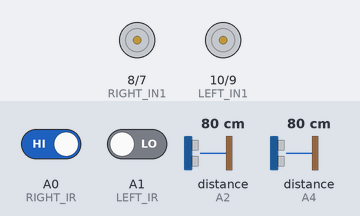
A sketch run on a simulated Arduino Uno, built with avr-gcc and run on an emulated ATmega328P. Shown: motor-driver pin pairs drawn as motors (green arrow = first pin HIGH = forward, orange = second pin HIGH = backward, longer = more drive, scaled by the enable pin). Wiring (inferred from the names in the program): 2 × ultrasonic range finder: trigger A3, echo A2 / trigger A5, echo A4. Inputs (shaded band) come from the test bench; at power-on: distance to the obstacle (sensors on A2, A4) 80 cm, A1 (LEFT_IR) LOW, A0 (RIGHT_IR) HIGH. The echo pulse lasts 58.3 µs per cm.

Above: at 1.2 s.
1.3 s: distance to the obstacle (sensor on A2) set to 23 cm
2.8 s: distance to the obstacle (sensor on A2) set to 19 cm
At 4.5 s:
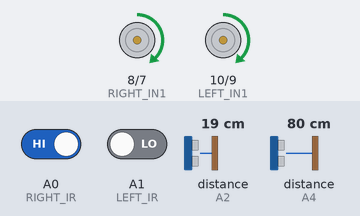
5.8 s: A1 (LEFT_IR) driven HIGH
At 7.35 s:
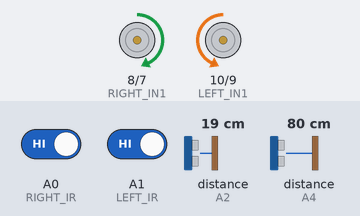
8.8 s: A1 (LEFT_IR) driven LOW
At 10.03 s:
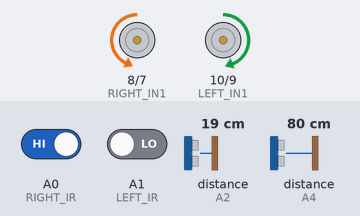
Timing chart, 0 to 12.8 s (numbered marks = the images above; inputs shaded):
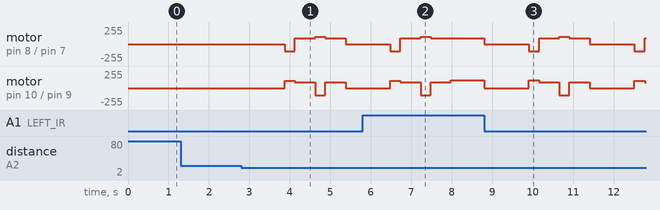

The sketch:

task2.ino
```cpp
// Written by Baris

// -------- Ultrasonic Sensors --------
#define RIGHT_TRIG A5
#define RIGHT_ECHO A4
#define LEFT_ECHO A2
#define LEFT_TRIG A3

// -------- IR Line Sensors --------
#define RIGHT_IR A0
#define LEFT_IR A1

// -------- L293D Motor Driver --------
#define RIGHT_EN1 5
#define RIGHT_IN1 8
#define RIGHT_IN2 7

#define LEFT_EN1 6
#define LEFT_IN1 10
#define LEFT_IN2 9

// -------- Settings --------
#define BLACK LOW
#define WHITE HIGH

int motorSpeed = 90;
int turnSpeed = 110;

int arcFast = 115;
int arcSlow = 85;

int obstacleLimit = 20; // cm

unsigned long lastUltrasonicCheck = 0;
const unsigned long ultrasonicInterval = 120;

long leftDistance = 999;
long rightDistance = 999;

void setup() {
  pinMode(RIGHT_TRIG, OUTPUT);
  pinMode(RIGHT_ECHO, INPUT);
  pinMode(LEFT_TRIG, OUTPUT);
  pinMode(LEFT_ECHO, INPUT);

  pinMode(RIGHT_IR, INPUT);
  pinMode(LEFT_IR, INPUT);

  pinMode(RIGHT_EN1, OUTPUT);
  pinMode(RIGHT_IN1, OUTPUT);
  pinMode(RIGHT_IN2, OUTPUT);

  pinMode(LEFT_EN1, OUTPUT);
  pinMode(LEFT_IN1, OUTPUT);
  pinMode(LEFT_IN2, OUTPUT);

  Serial.begin(9600);
}

void loop() {
  updateUltrasonic();

  if (leftDistance < obstacleLimit || rightDistance < obstacleLimit) {
    stopMotors();
    delay(1000);

    if (leftDistance > rightDistance) {
      goAroundLeft();
    } else {
      goAroundRight();
    }
  } else {
    followLine();
  }
}

void followLine() {
  int leftIR = digitalRead(LEFT_IR);
  int rightIR = digitalRead(RIGHT_IR);

  if (leftIR == WHITE && rightIR == WHITE) {
    forward();
  }
  else if (leftIR == WHITE && rightIR == BLACK) {
    smallTurnLeft();
  }
  else if (leftIR == BLACK && rightIR == WHITE) {
    smallTurnRight();
  }
  else {
    forward();
  }
}

void goAroundLeft() {
  turnLeftInPlace();
  delay(250);

  forward();
  delay(500);

  turnRightInPlace();
  delay(250);

  forward();
  delay(500);

  // Counter direction: search right to get back to the line
  searchLineRight();
}

void goAroundRight() {
  turnRightInPlace();
  delay(250);

  forward();
  delay(500);

  turnLeftInPlace();
  delay(250);

  forward();
  delay(500);

  // Counter direction: search left to get back to the line
  searchLineLeft();
}

void searchLineRight() {
  unsigned long startTime = millis();

  while (millis() - startTime < 6000) {
    int leftIR = digitalRead(LEFT_IR);
    int rightIR = digitalRead(RIGHT_IR);

    if (leftIR == BLACK || rightIR == BLACK) {
      stopMotors();
      delay(100);
      return;
    }

    // Arc right
    digitalWrite(RIGHT_IN1, HIGH);
    digitalWrite(RIGHT_IN2, LOW);
    digitalWrite(LEFT_IN1, HIGH);
    digitalWrite(LEFT_IN2, LOW);

    analogWrite(RIGHT_EN1, arcSlow);
    analogWrite(LEFT_EN1, arcFast);
  }

  stopMotors();
}

void searchLineLeft() {
  unsigned long startTime = millis();

  while (millis() - startTime < 6000) {
    int leftIR = digitalRead(LEFT_IR);
    int rightIR = digitalRead(RIGHT_IR);

    if (leftIR == BLACK || rightIR == BLACK) {
      stopMotors();
      delay(100);
      return;
    }

    // Arc left
    digitalWrite(RIGHT_IN1, HIGH);
    digitalWrite(RIGHT_IN2, LOW);
    digitalWrite(LEFT_IN1, HIGH);
    digitalWrite(LEFT_IN2, LOW);

    analogWrite(RIGHT_EN1, arcFast);
    analogWrite(LEFT_EN1, arcSlow);
  }

  stopMotors();
}

void updateUltrasonic() {
  if (millis() - lastUltrasonicCheck >= ultrasonicInterval) {
    lastUltrasonicCheck = millis();

    leftDistance = getDistance(LEFT_TRIG, LEFT_ECHO);
    rightDistance = getDistance(RIGHT_TRIG, RIGHT_ECHO);
  }
}

long getDistance(int trigPin, int echoPin) {
  digitalWrite(trigPin, LOW);
  delayMicroseconds(2);

  digitalWrite(trigPin, HIGH);
  delayMicroseconds(10);
  digitalWrite(trigPin, LOW);

  long duration = pulseIn(echoPin, HIGH, 5000);

  if (duration == 0) {
    return 999;
  }

  return duration * 0.034 / 2;
}

void forward() {
  digitalWrite(RIGHT_IN1, HIGH);
  digitalWrite(RIGHT_IN2, LOW);
  digitalWrite(LEFT_IN1, HIGH);
  digitalWrite(LEFT_IN2, LOW);

  analogWrite(RIGHT_EN1, motorSpeed);
  analogWrite(LEFT_EN1, motorSpeed);
}

void smallTurnLeft() {
  digitalWrite(RIGHT_IN1, HIGH);
  digitalWrite(RIGHT_IN2, LOW);
  digitalWrite(LEFT_IN1, LOW);
  digitalWrite(LEFT_IN2, LOW);

  analogWrite(RIGHT_EN1, turnSpeed);
  analogWrite(LEFT_EN1, 0);

  delay(10);
}

void smallTurnRight() {
  digitalWrite(RIGHT_IN1, LOW);
  digitalWrite(RIGHT_IN2, LOW);
  digitalWrite(LEFT_IN1, HIGH);
  digitalWrite(LEFT_IN2, LOW);

  analogWrite(RIGHT_EN1, 0);
  analogWrite(LEFT_EN1, turnSpeed);

  delay(10);
}

void turnLeftInPlace() {
  digitalWrite(RIGHT_IN1, HIGH);
  digitalWrite(RIGHT_IN2, LOW);
  digitalWrite(LEFT_IN1, LOW);
  digitalWrite(LEFT_IN2, HIGH);

  analogWrite(RIGHT_EN1, turnSpeed);
  analogWrite(LEFT_EN1, turnSpeed);
}

void turnRightInPlace() {
  digitalWrite(RIGHT_IN1, LOW);
  digitalWrite(RIGHT_IN2, HIGH);
  digitalWrite(LEFT_IN1, HIGH);
  digitalWrite(LEFT_IN2, LOW);

  analogWrite(RIGHT_EN1, turnSpeed);
  analogWrite(LEFT_EN1, turnSpeed);
}

void stopMotors() {
  analogWrite(RIGHT_EN1, 0);
  analogWrite(LEFT_EN1, 0);

  digitalWrite(RIGHT_IN1, LOW);
  digitalWrite(RIGHT_IN2, LOW);
  digitalWrite(LEFT_IN1, LOW);
  digitalWrite(LEFT_IN2, LOW);
}
```

Measured:
- the behaviour switches between 21 and 20 cm on distance to the obstacle (sensor on A2) (found by bisection; images 0 and 1)
- after the input at 1.3 s, every drawn part: stays the same
